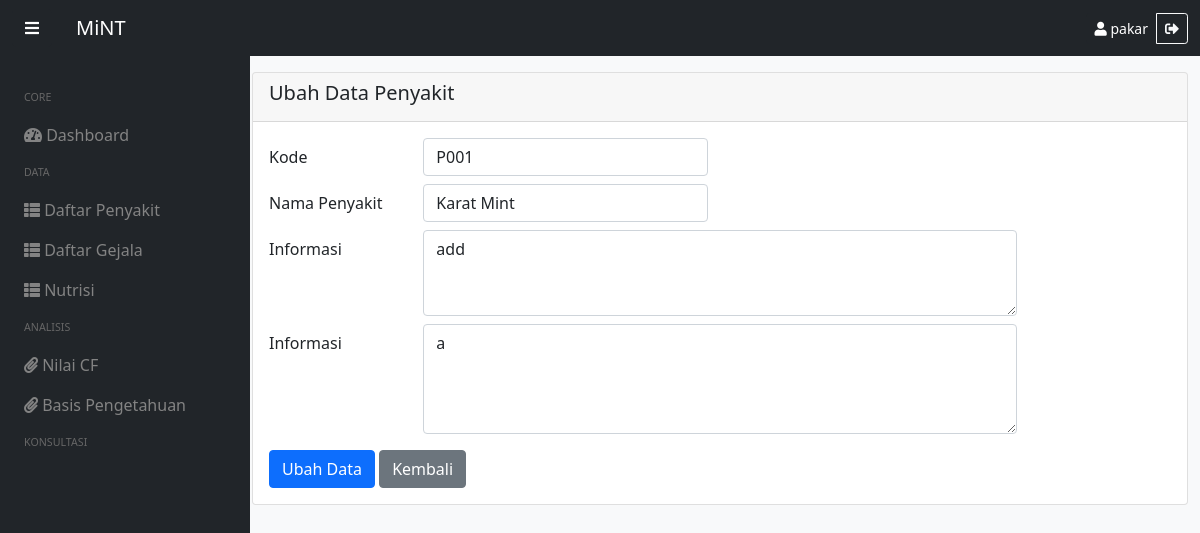
The app's page /ubah-penyakit/1 (signed in) with its own data.
### tables this page shows
CREATE TABLE `penyakit` (
  `id_penyakit` int(255) NOT NULL,
  `kode_penyakit` varchar(100) NOT NULL,
  `nama_penyakit` varchar(100) NOT NULL,
  `info_penyakit` varchar(255) NOT NULL,
  `saran_penyakit` varchar(255) NOT NULL
);

### app/config/functions.php (called while the page is built, shortened)
<?php
$conn = mysqli_connect("localhost", "root", "", "mint2");
function query($query)
{
    global $conn;
    $result = mysqli_query($conn, $query);
    $rows = [];
    while ($row = mysqli_fetch_assoc($result)) {
        $rows[] = $row;
    }
    return $rows;
}

### app/penyakit/ubah.php (the view, shortened to what this page needs)
<?php
$id = $geturl[1];
$row = query("SELECT * FROM penyakit WHERE id_penyakit = '$id'")[0];
?>
<div id="content" class="container">
    <div class="row mt-4">
        <div class="col-sm">
            <div class="card">
                <div class="card-header">
                    <h5>Ubah Data Penyakit</h5>
                </div>
                <div class="card-body">
                    <form action="" method="POST">
                        <div class="row mb-2">
                            <label for="kode" class="col-sm-2 col-form-label">Kode</label>
                            <div class="col-sm-4">
                                <input type="text" class="form-control" id="kode" name="kode" value="<?= $row['kode_penyakit']; ?>" required>
                            </div>
                        </div>
                        <div class="row mb-2">
                            <label for="nama" class="col-sm-2 col-form-label">Nama Penyakit</label>
                            <div class="col-sm-4">
                                <input type="text" class="form-control" id="nama" name="nama" value="<?= $row['nama_penyakit']; ?>" required>
                            </div>
                        </div>
                        <div class="row mb-2">
                            <label for="info" class="col-sm-2 col-form-label">Informasi</label>
                            <div class="col-sm-8">
                                <textarea class="form-control" id="info" name="info" rows="3" required><?= $row['info_penyakit']; ?></textarea>
                            </div>
                        </div>
                        <div class="row mb-3">
                            <label for="saran" class="col-sm-2 col-form-label">Informasi</label>
                            <div class="col-sm-8">
                                <textarea class="form-control" id="saran" name="saran" rows="4" required><?= $row['saran_penyakit']; ?></textarea>
                            </div>
                        </div>
                        <button type="submit" name="ubahPenyakit" class="btn btn-primary">Ubah Data</button>
                        <a href="<?= BASEURL; ?>/penyakit" class="btn btn-secondary">Kembali</a>
                    </form>
                </div>
            </div>
        </div>
    </div>
</div>

### public/css/style.css (style rules this page uses)
#content { margin-left: 20%; transition: all 0.7s; }

### records on screen
penyakit: kode "P001", nama "Karat Mint", info "add", saran "a"

### other values on screen
$_SESSION['username'] "pakar"
